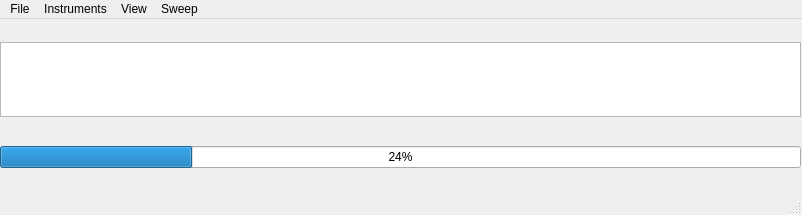
<?xml version="1.0" encoding="UTF-8"?>
<ui version="4.0">
 <class>MainWindow</class>
 <widget class="QMainWindow" name="MainWindow">
  <property name="geometry">
   <rect>
    <x>0</x>
    <y>0</y>
    <width>802</width>
    <height>215</height>
   </rect>
  </property>
  <property name="windowTitle">
   <string>MainWindow</string>
  </property>
  <widget class="QWidget" name="centralwidget">
   <widget class="QWidget" name="verticalLayoutWidget">
    <property name="geometry">
     <rect>
      <x>0</x>
      <y>0</y>
      <width>801</width>
      <height>173</height>
     </rect>
    </property>
    <layout class="QVBoxLayout" name="verticalLayout">
     <item>
      <widget class="QTextBrowser" name="message_box">
       <property name="sizePolicy">
        <sizepolicy hsizetype="Expanding" vsizetype="Maximum">
         <horstretch>0</horstretch>
         <verstretch>0</verstretch>
        </sizepolicy>
       </property>
       <property name="maximumSize">
        <size>
         <width>16777215</width>
         <height>75</height>
        </size>
       </property>
       <property name="font">
        <font>
         <family>Lucida Grande</family>
        </font>
       </property>
       <property name="html">
        <string>&lt;!DOCTYPE HTML PUBLIC &quot;-//W3C//DTD HTML 4.0//EN&quot; &quot;http://www.w3.org/TR/REC-html40/strict.dtd&quot;&gt;
&lt;html&gt;&lt;head&gt;&lt;meta name=&quot;qrichtext&quot; content=&quot;1&quot; /&gt;&lt;style type=&quot;text/css&quot;&gt;
p, li { white-space: pre-wrap; }
&lt;/style&gt;&lt;/head&gt;&lt;body style=&quot; font-family:'Lucida Grande'; font-size:8.25pt; font-weight:400; font-style:normal;&quot;&gt;
&lt;p style=&quot;-qt-paragraph-type:empty; margin-top:0px; margin-bottom:0px; margin-left:0px; margin-right:0px; -qt-block-indent:0; text-indent:0px; font-size:13pt;&quot;&gt;&lt;/p&gt;&lt;/body&gt;&lt;/html&gt;</string>
       </property>
      </widget>
     </item>
     <item>
      <widget class="QProgressBar" name="progressBar">
       <property name="value">
        <number>24</number>
       </property>
      </widget>
     </item>
    </layout>
   </widget>
  </widget>
  <widget class="QMenuBar" name="menubar">
   <property name="geometry">
    <rect>
     <x>0</x>
     <y>0</y>
     <width>802</width>
     <height>21</height>
    </rect>
   </property>
   <widget class="QMenu" name="menuFile">
    <property name="title">
     <string>File</string>
    </property>
    <widget class="QMenu" name="menuSave">
     <property name="title">
      <string>Save..</string>
     </property>
     <addaction name="actionExperimental_Settings"/>
     <addaction name="actionExperimental_and_Instrument_Settings"/>
    </widget>
    <addaction name="menuSave"/>
    <addaction name="actionLoad"/>
   </widget>
   <widget class="QMenu" name="menuInstruments">
    <property name="title">
     <string>Instruments</string>
    </property>
   </widget>
   <widget class="QMenu" name="menuView">
    <property name="title">
     <string>View</string>
    </property>
    <addaction name="actionHide_Message_Box"/>
    <addaction name="actionHide_Progress_Bar"/>
   </widget>
   <widget class="QMenu" name="menuSweep">
    <property name="title">
     <string>Sweep</string>
    </property>
    <addaction name="actionStart_Sweep"/>
    <addaction name="param_abort_sweep"/>
   </widget>
   <addaction name="menuFile"/>
   <addaction name="menuInstruments"/>
   <addaction name="menuView"/>
   <addaction name="menuSweep"/>
  </widget>
  <widget class="QStatusBar" name="statusbar"/>
  <action name="actionExperimental_Settings">
   <property name="text">
    <string>Experimental Settings</string>
   </property>
  </action>
  <action name="actionExperimental_and_Instrument_Settings">
   <property name="text">
    <string>Experimental and Instrument Settings</string>
   </property>
  </action>
  <action name="actionLoad">
   <property name="text">
    <string>Load</string>
   </property>
  </action>
  <action name="actionHide_Message_Box">
   <property name="checkable">
    <bool>true</bool>
   </property>
   <property name="text">
    <string>Hide Message Box</string>
   </property>
  </action>
  <action name="actionHide_Progress_Bar">
   <property name="checkable">
    <bool>true</bool>
   </property>
   <property name="text">
    <string>Hide Progress Bar</string>
   </property>
  </action>
  <action name="actionStart_Sweep">
   <property name="text">
    <string>Start Sweep</string>
   </property>
  </action>
  <action name="param_abort_sweep">
   <property name="text">
    <string>Abort Sweep</string>
   </property>
  </action>
 </widget>
 <resources/>
 <connections>
  <connection>
   <sender>actionHide_Message_Box</sender>
   <signal>toggled(bool)</signal>
   <receiver>message_box</receiver>
   <slot>setVisible(bool)</slot>
   <hints>
    <hint type="sourcelabel">
     <x>-1</x>
     <y>-1</y>
    </hint>
    <hint type="destinationlabel">
     <x>606</x>
     <y>145</y>
    </hint>
   </hints>
  </connection>
  <connection>
   <sender>actionHide_Progress_Bar</sender>
   <signal>toggled(bool)</signal>
   <receiver>progressBar</receiver>
   <slot>setVisible(bool)</slot>
   <hints>
    <hint type="sourcelabel">
     <x>-1</x>
     <y>-1</y>
    </hint>
    <hint type="destinationlabel">
     <x>400</x>
     <y>184</y>
    </hint>
   </hints>
  </connection>
 </connections>
</ui>
